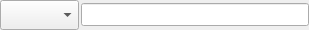
<?xml version="1.0" encoding="UTF-8"?>
<ui version="4.0">
 <class>InteractionPotentialWidget</class>
 <widget class="QWidget" name="InteractionPotentialWidget">
  <property name="geometry">
   <rect>
    <x>0</x>
    <y>0</y>
    <width>309</width>
    <height>30</height>
   </rect>
  </property>
  <property name="sizePolicy">
   <sizepolicy hsizetype="Expanding" vsizetype="Minimum">
    <horstretch>3</horstretch>
    <verstretch>0</verstretch>
   </sizepolicy>
  </property>
  <property name="font">
   <font>
    <pointsize>10</pointsize>
   </font>
  </property>
  <property name="windowTitle">
   <string>Form</string>
  </property>
  <layout class="QHBoxLayout" name="horizontalLayout">
   <property name="spacing">
    <number>2</number>
   </property>
   <property name="leftMargin">
    <number>0</number>
   </property>
   <property name="topMargin">
    <number>0</number>
   </property>
   <property name="rightMargin">
    <number>0</number>
   </property>
   <property name="bottomMargin">
    <number>0</number>
   </property>
   <item>
    <widget class="QComboBox" name="FormCombo">
     <property name="sizePolicy">
      <sizepolicy hsizetype="Minimum" vsizetype="Minimum">
       <horstretch>0</horstretch>
       <verstretch>0</verstretch>
      </sizepolicy>
     </property>
    </widget>
   </item>
   <item>
    <widget class="QLineEdit" name="ParametersEdit">
     <property name="sizePolicy">
      <sizepolicy hsizetype="Expanding" vsizetype="Fixed">
       <horstretch>0</horstretch>
       <verstretch>0</verstretch>
      </sizepolicy>
     </property>
    </widget>
   </item>
  </layout>
 </widget>
 <resources>
  <include location="../main.qrc"/>
 </resources>
 <connections/>
</ui>
